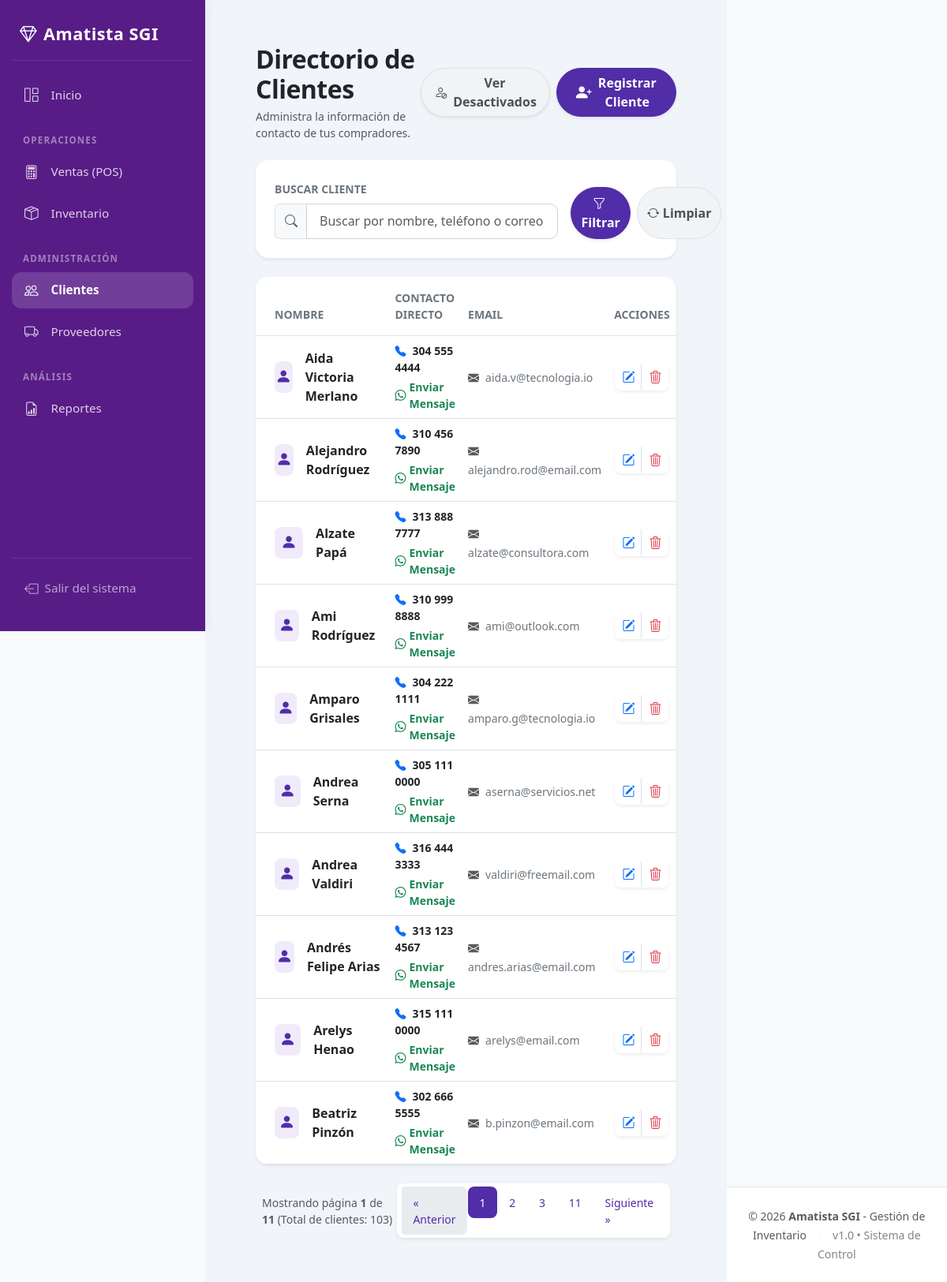
The page /modulos/clientes/listar.php (signed in) on the database its author committed.
### tables this page shows
CREATE TABLE IF NOT EXISTS `clientes` (
  `id` int NOT NULL AUTO_INCREMENT,
  `nombre` varchar(100) DEFAULT NULL,
  `telefono` varchar(20) DEFAULT NULL,
  `email` varchar(100) DEFAULT NULL,
  `estado` tinyint NOT NULL DEFAULT '1',
  `eliminado_por` int DEFAULT NULL,
  `eliminado_en` datetime DEFAULT NULL,
  `motivo_eliminacion` varchar(255) DEFAULT NULL,
  PRIMARY KEY (`id`)
);

### modulos/clientes/listar.php (the view, shortened to what this page needs)
<?php
include("../../conexion.php");
include("../../includes/header.php");
$por_pagina = 10;
$pagina_actual = isset($_GET['pagina']) ? (int)$_GET['pagina'] : 1;
$offset = ($pagina_actual - 1) * $por_pagina;
$busqueda = $_GET['busqueda'] ?? '';
$filtro_estado = $_GET['filtro_estado'] ?? '';
$condicion_estado = ($filtro_estado === 'inactivo') ? ' AND c.estado = 0' : ' AND c.estado = 1';
$query_conteo = "SELECT COUNT(*) as total_registros FROM clientes c WHERE 1=1" . $condicion_estado;
$stmt_conteo = mysqli_prepare($conexion, $query_conteo);
mysqli_stmt_execute($stmt_conteo);
$fila_conteo = mysqli_fetch_assoc(mysqli_stmt_get_result($stmt_conteo));
$total_registros = $fila_conteo['total_registros'];
$total_paginas = ceil($total_registros / $por_pagina);
$query = "SELECT c.*, u.nombre as eliminado_por_nombre FROM clientes c LEFT JOIN usuarios u ON c.eliminado_por = u.id WHERE 1=1" . $condicion_estado;
$query .= " ORDER BY c.nombre ASC LIMIT $por_pagina OFFSET $offset";
$stmt = mysqli_prepare($conexion, $query);
mysqli_stmt_execute($stmt);
$clientes = mysqli_stmt_get_result($stmt);
$params_busqueda = "";
?>
<div class="container-fluid px-4 py-3">
    <div class="d-flex justify-content-between align-items-center mb-4">
        <div>
            <h2 class="fw-bold mb-1 text-dark" style="letter-spacing: -0.5px;">Directorio de Clientes</h2>
            <p class="text-muted small mb-0">Administra la información de contacto de tus compradores.</p>
        </div>
        <div class="d-flex gap-2">
            <?php if ($filtro_estado === 'inactivo'): ?>
                <a href="listar.php" class="btn btn-amatista-secondary rounded-pill px-3 shadow-sm d-flex align-items-center">
                    <i class="bi bi-arrow-repeat me-2"></i> Ver Activos
                </a>
            <?php else: ?>
                <a href="listar.php?filtro_estado=inactivo" class="btn btn-amatista-secondary rounded-pill px-3 shadow-sm d-flex align-items-center">
                    <i class="bi bi-person-slash me-2"></i> Ver Desactivados
                </a>
            <?php endif; ?>
            <a href="agregar.php" class="btn btn-amatista-primary rounded-pill px-4 shadow-sm d-flex align-items-center">
                <i class="bi bi-person-plus-fill me-2 fs-5"></i> Registrar Cliente
            </a>
        </div>
    </div>
    <div class="card card-custom shadow-sm mb-4">
        <div class="card-body p-4">
            <form method="GET" action="listar.php">
                <div class="row g-3 align-items-end">
                    <div class="col-md-9">
                        <label class="form-label small fw-semibold text-secondary text-uppercase">Buscar Cliente</label>
                        <div class="input-group">
                            <span class="input-group-text bg-light border-end-0 border text-muted"><i class="bi bi-search"></i></span>
                            <input type="text" name="busqueda" class="form-control form-control-custom" style="border-radius: 0 10px 10px 0 !important;"
                                   placeholder="Buscar por nombre, teléfono o correo electrónico..." value="<?php echo htmlspecialchars($busqueda); ?>">
                        </div>
                    </div>
                    <div class="col-md-3 d-flex gap-2">
                        <button type="submit" class="btn btn-amatista-primary w-100 rounded-pill py-2 shadow-sm">
                            <i class="bi bi-funnel me-1"></i> Filtrar
                        </button>
                        <a href="listar.php" class="btn btn-amatista-secondary w-100 rounded-pill py-2 d-flex align-items-center justify-content-center">
                            <i class="bi bi-arrow-repeat me-1"></i> Limpiar
                        </a>
                    </div>
                </div>
            </form>
        </div>
    </div>
    <div class="card card-custom shadow-sm overflow-hidden mb-4">
        <div class="table-responsive">
            <table class="table align-middle mb-0 table-hover">
                <thead>
                    <tr class="table-custom-header border-bottom">
                        <th class="ps-4 py-3 border-0 small text-uppercase text-secondary">Nombre</th>
                        <th class="py-3 border-0 small text-uppercase text-secondary">Contacto Directo</th>
                        <th class="py-3 border-0 small text-uppercase text-secondary">Email</th>
                        <th class="text-center py-3 border-0 small text-uppercase text-secondary">Acciones</th>
                    </tr>
                </thead>
                <tbody>
                    <?php if (mysqli_num_rows($clientes) > 0) { ?>
                        <?php while($c = mysqli_fetch_array($clientes)){
                            $tel_limpio = str_replace([' ', '-', '.'], '', $c['telefono']);
                        ?>
                        <tr class="border-bottom">
                            <td class="ps-4">
                                <div class="d-flex align-items-center">
                                    <div class="rounded-3 d-flex align-items-center justify-content-center me-3" style="width: 40px; height: 40px; background-color: #f0ebfa !important; color: var(--primary-color) !important;">
                                        <i class="bi bi-person-fill fs-5"></i>
                                    </div>
                                    <span class="fw-bold text-dark"><?php echo htmlspecialchars($c['nombre']); ?></span>
                                </div>
                            </td>
                            <td>
                                <div class="d-flex flex-column">
                                    <?php if(!empty($c['telefono'])): ?>
                                        <a href="tel:<?php echo htmlspecialchars($tel_limpio); ?>" class="text-decoration-none text-dark mb-1 small fw-semibold">
                                            <i class="bi bi-telephone-fill text-primary me-2"></i><?php echo htmlspecialchars($c['telefono']); ?>
                                        </a>
                                        <a href="https://wa.me/57<?php echo htmlspecialchars($tel_limpio); ?>" target="_blank" class="text-success text-decoration-none small fw-bold d-flex align-items-center">
                                            <i class="bi bi-whatsapp me-1"></i> Enviar Mensaje
                                        </a>
                                    <?php else: ?>
                                        <span class="text-muted small">Sin teléfono</span>
                                    <?php endif; ?>
                                </div>
                            </td>
                            <td>
                                <?php if(!empty($c['email'])): ?>
                                    <a href="mailto:<?php echo htmlspecialchars($c['email']); ?>" class="text-secondary text-decoration-none small">
                                        <i class="bi bi-envelope-fill me-2 text-muted"></i><?php echo htmlspecialchars($c['email']); ?>
                                    </a>
                                <?php else: ?>
                                    <span class="text-muted small">Sin e-mail</span>
                                <?php endif; ?>
                            </td>
                            <td class="text-center">
                                <div class="btn-group shadow-sm rounded-3 overflow-hidden">
                                    <a href="editar.php?id=<?php echo $c['id']; ?>" class="btn btn-sm btn-white bg-white border-end" title="Editar Cliente">
                                        <i class="bi bi-pencil-square text-primary fs-6"></i>
                                    </a>
                                    <?php if($c['estado'] == 0): ?>
                                        <form method="POST" action="reactivar.php" class="d-inline">
                                            <input type="hidden" name="csrf_token" value="<?php echo csrf_token(); ?>">
                                            <input type="hidden" name="id" value="<?php echo $c['id']; ?>">
                                            <button type="submit" class="btn btn-sm btn-white bg-white" title="Reactivar Cliente">
                                                <i class="bi bi-arrow-counterclockwise text-success fs-6"></i>
                                            </button>
                                        </form>
                                    <?php else: ?>
                                        <form method="POST" action="eliminar.php" class="d-inline" onsubmit="var m=prompt('Motivo de la desactivación (obligatorio):'); if(!m || !m.trim()){ alert('Debe indicar el motivo.'); return false; } this.motivo.value=m.trim();">
                                            <button type="submit" class="btn btn-sm btn-white bg-white" title="Desactivar Cliente">
                                                <i class="bi bi-trash3 text-danger fs-6"></i>
                                            </button>
                                        </form>
                                    <?php endif; ?>
                                </div>
                            </td>
                        </tr>
                        <?php } ?>
                    <?php } ?>
                </tbody>
            </table>
        </div>
    </div>
    <?php if($total_paginas > 1): ?>
        <div class="d-flex justify-content-between align-items-center px-2">
            <div class="text-muted small">
                Mostrando página <strong><?php echo $pagina_actual; ?></strong> de <strong><?php echo $total_paginas; ?></strong> (Total de clientes: <?php echo $total_registros; ?>)
            </div>
            <nav aria-label="Navegación de clientes">
                <ul class="pagination pagination-sm mb-0 shadow-sm rounded-3 bg-white p-1">
                    <li class="page-item <?php echo ($pagina_actual <= 1) ? 'disabled' : ''; ?>">
                        <a class="page-link" href="?pagina=<?php echo $pagina_actual - 1 . $params_busqueda; ?>" aria-label="Previous">
                            <span aria-hidden="true">&laquo; Anterior</span>
                        </a>
                    </li>
                    <?php
                    $rango = 2;
                    for($i = 1; $i <= $total_paginas; $i++):
                        if ($i == 1 || $i == $total_paginas || ($i >= $pagina_actual - $rango && $i <= $pagina_actual + $rango)):
                    ?>
                        <li class="page-item <?php echo ($pagina_actual == $i) ? 'active' : ''; ?>">
                            <a class="page-link" href="?pagina=<?php echo $i . $params_busqueda; ?>"><?php echo $i; ?></a>
                        </li>
                    <?php
                        endif;
                    endfor;
                    ?>
                    <li class="page-item <?php echo ($pagina_actual >= $total_paginas) ? 'disabled' : ''; ?>">
                        <a class="page-link" href="?pagina=<?php echo $pagina_actual + 1 . $params_busqueda; ?>" aria-label="Next">
                            <span aria-hidden="true">Siguiente &raquo;</span>
                        </a>
                    </li>
                </ul>
            </nav>
        </div>
    <?php endif; ?>
</div>
<?php include("../../includes/footer.php"); ?>

### rows shown on the page
clientes: nombre "Aida Victoria Merlano", telefono "304 555 4444", email "aida.v@tecnologia.io"
clientes: nombre "Alejandro Rodríguez", telefono "310 456 7890", email "alejandro.rod@email.com"
clientes: nombre "Alzate Papá", telefono "313 888 7777", email "alzate@consultora.com"
clientes: nombre "Ami Rodríguez", telefono "310 999 8888", email "ami@outlook.com"
clientes: nombre "Amparo Grisales", telefono "304 222 1111", email "amparo.g@tecnologia.io"
clientes: nombre "Andrea Serna", telefono "305 111 0000", email "aserna@servicios.net"
clientes: nombre "Andrea Valdiri", telefono "316 444 3333", email "valdiri@freemail.com"
clientes: nombre "Andrés Felipe Arias", telefono "313 123 4567", email "andres.arias@email.com"
clientes: nombre "Arelys Henao", telefono "315 111 0000", email "arelys@email.com"
clientes: nombre "Beatriz Pinzón", telefono "302 666 5555", email "b.pinzon@email.com"

### other values the page prints
$pagina_actual "1"
$total_paginas "11"
$total_registros "103"
